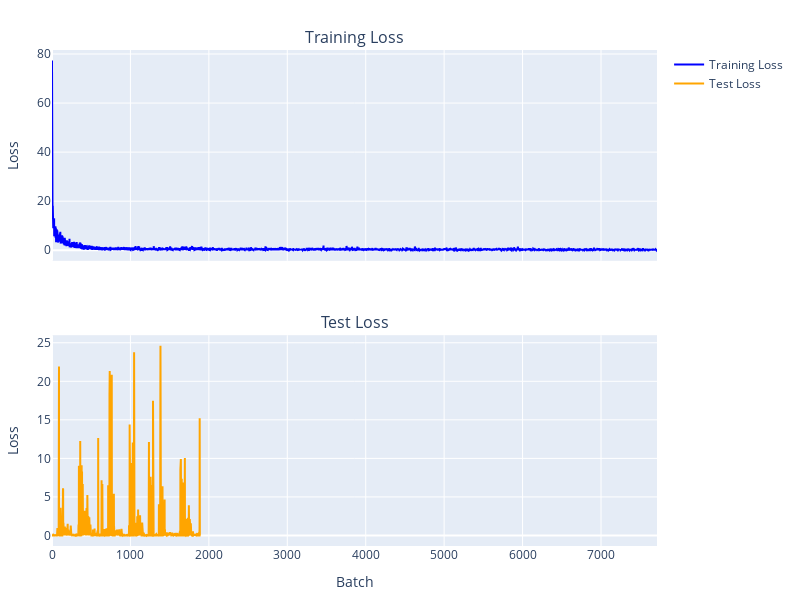

Write notebook code for a chart like this one.
### Code cell
model = DegradationTransformer(vocab_size=vocab_size, context_window=context_window, 
                               embedding_dim=128, num_heads=8, num_blocks=4)
optim = torch.optim.Adam(model.parameters(), lr=0.002)
loss_func = torch.nn.CrossEntropyLoss()
len(train_loader), len(test_loader)
cbs = [ProgressCallback(50)]
learner = Learner(model, optim, loss_func, train_loader, test_loader, cbs, device=device)
learner.fit(3)

### Figure 1 — Plotly figure (JSON) as saved in the notebook; plotly's stock layout.template omitted (floating-point values rounded to 4 significant figures; data arrays with more than 128 entries replaced by an {"elided": "..."} marker saying what was removed)
{"data": [{"line": {"color": "blue"}, "mode": "lines", "name": "Training Loss", "type": "scatter", "x": {"elided": "7715 int values"}, "xaxis": "x", "y": {"elided": "7715 float values"}, "yaxis": "y"}, {"line": {"color": "orange"}, "mode": "lines", "name": "Test Loss", "type": "scatter", "x": {"elided": "1895 int values"}, "xaxis": "x2", "y": {"elided": "1895 float values"}, "yaxis": "y2"}], "layout": {"annotations": [{"font": {"size": 16}, "showarrow": false, "text": "Training Loss", "x": 0.5, "xanchor": "center", "xref": "paper", "y": 1, "yanchor": "bottom", "yref": "paper"}, {"font": {"size": 16}, "showarrow": false, "text": "Test Loss", "x": 0.5, "xanchor": "center", "xref": "paper", "y": 0.425, "yanchor": "bottom", "yref": "paper"}], "height": 600, "margin": {"b": 50, "l": 50, "r": 50, "t": 50}, "showlegend": true, "width": 800, "xaxis": {"anchor": "y", "domain": [0, 1], "matches": "x2", "showticklabels": false}, "xaxis2": {"anchor": "y2", "domain": [0, 1], "title": {"text": "Batch"}}, "yaxis": {"anchor": "x", "domain": [0.575, 1], "title": {"text": "Loss"}}, "yaxis2": {"anchor": "x2", "domain": [0, 0.425], "title": {"text": "Loss"}}}}
